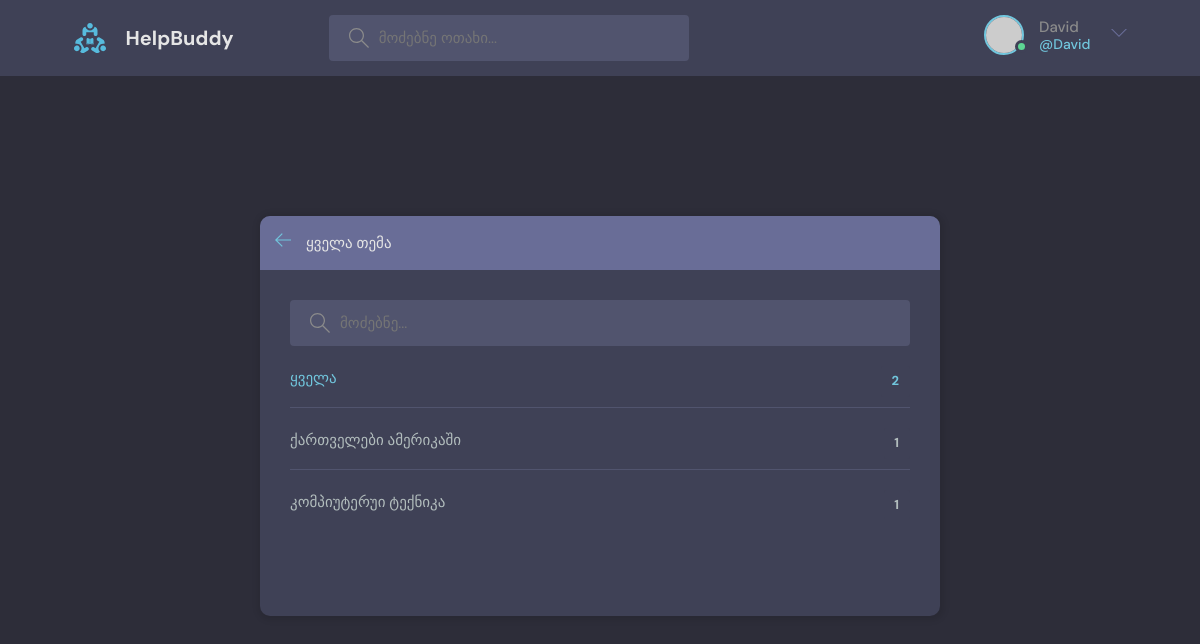
Page /topics/ (signed in) on the earlier database version.
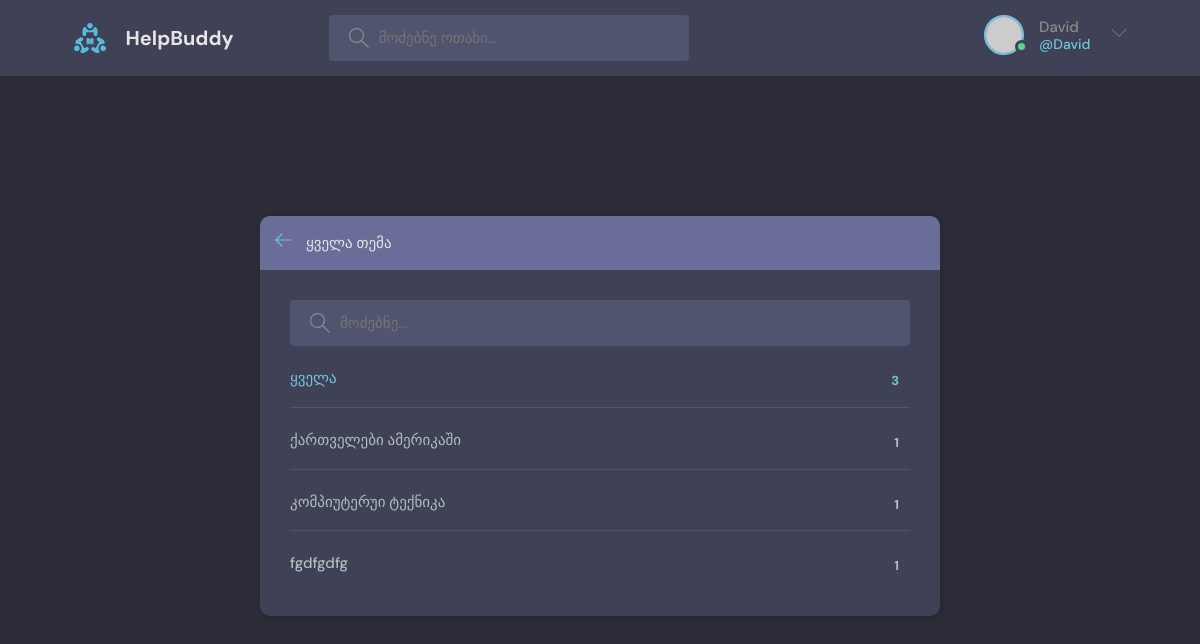
Same page on the later database version.
### base/models.py (models this page shows, shortened)
class Topic(models.Model):
    name = models.CharField(max_length=200)

### base/views.py (the view)
# urls.py: path('topics/', views.topicsPage, name='topics'),
def topicsPage(request):
    q = request.GET.get('q') if request.GET.get('q') != None else ''
    topics = Topic.objects.filter(name__icontains=q)
    return render(request, 'base/topics.html', {'topics': topics})

### base/templates/base/topics.html (shortened to what this page needs)
{% extends "main.html" %}
{% block content %}
<main class="create-room layout">
  <div class="container">
    <div class="layout__box">
      <div class="layout__boxHeader">
        <div class="layout__boxTitle">
          <a href="{% url 'home' %}">
            <svg
              version="1.1"
              xmlns="http://www.w3.org/2000/svg"
              width="32"
              height="32"
              viewBox="0 0 32 32"
            >
              <title>arrow-left</title>
              <path
                d="M13.723 2.286l-13.723 13.714 13.719 13.714 1.616-1.611-10.96-10.96h27.625v-2.286h-27.625l10.965-10.965-1.616-1.607z"
              ></path>
            </svg>
          </a>
          <h3>ყველა თემა</h3>
        </div>
      </div>
      <div class="topics-page layout__body">
        <form class="header__search" action="" method="GET">
          <label>
            <input placeholder="მოძებნე..." name="q" />
          </label>
        </form>
        <ul class="topics__list">
          <li>
            <a href="{% url 'topics' %}" class="active"
              >ყველა <span>{{topics.count}}</span></a
            >
          </li>
          {% for topic in topics %}
          <li>
            <a href="{% url 'home' %}?q={{topic.name}}"
              >{{ topic.name }} <span>{{topic.room_set.all.count}}</span></a
            >
          </li>
          {% endfor %}
        </ul>
      </div>
    </div>
  </div>
</main>
{% endblock content %}

Differences in the rows shown:
added Topic: name "fgdfgdfg", room_set.all.count "1"
Other differences:
{{ topics.count }}: "2" → "3"
